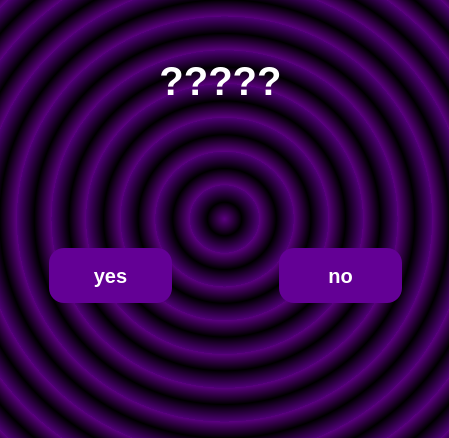
<?xml version="1.0" encoding="UTF-8"?>
<ui version="4.0">
 <class>MainWindow</class>
 <widget class="QMainWindow" name="MainWindow">
  <property name="geometry">
   <rect>
    <x>0</x>
    <y>0</y>
    <width>449</width>
    <height>438</height>
   </rect>
  </property>
  <property name="windowTitle">
   <string>MainWindow</string>
  </property>
  <widget class="QWidget" name="centralwidget">
   <property name="styleSheet">
    <string notr="true">QWidget#centralwidget{
	background-color: qradialgradient(spread:repeat, cx:0.5, cy:0.5, radius:0.077, fx:0.5, fy:0.5, stop:0 rgba(91, 0, 128, 255), stop:0.497326 rgba(0, 0, 0, 255), stop:1 rgba(78, 0, 117, 255));
}

QLabel{
	font-size: 40px;
	color: #fff;
	font-weight: bold;
}

QPushButton{
	font-size: 20px;
	font-weight: bold;
	color: white;
	min-height: 55px;
	border-radius: 15px;
	background-color: rgb(99, 0, 149);
}</string>
   </property>
   <widget class="QLabel" name="pergunta">
    <property name="geometry">
     <rect>
      <x>10</x>
      <y>50</y>
      <width>421</width>
      <height>61</height>
     </rect>
    </property>
    <property name="text">
     <string>?????</string>
    </property>
    <property name="alignment">
     <set>Qt::AlignCenter</set>
    </property>
   </widget>
   <widget class="QFrame" name="frame_yes">
    <property name="geometry">
     <rect>
      <x>40</x>
      <y>220</y>
      <width>141</width>
      <height>111</height>
     </rect>
    </property>
    <property name="frameShape">
     <enum>QFrame::NoFrame</enum>
    </property>
    <property name="frameShadow">
     <enum>QFrame::Raised</enum>
    </property>
    <layout class="QHBoxLayout" name="horizontalLayout">
     <item>
      <widget class="QPushButton" name="button_yes">
       <property name="text">
        <string>yes</string>
       </property>
      </widget>
     </item>
    </layout>
   </widget>
   <widget class="QFrame" name="frame_no">
    <property name="geometry">
     <rect>
      <x>270</x>
      <y>220</y>
      <width>141</width>
      <height>111</height>
     </rect>
    </property>
    <property name="frameShape">
     <enum>QFrame::NoFrame</enum>
    </property>
    <property name="frameShadow">
     <enum>QFrame::Raised</enum>
    </property>
    <layout class="QHBoxLayout" name="horizontalLayout_2">
     <item>
      <widget class="QPushButton" name="button_no">
       <property name="text">
        <string>no</string>
       </property>
      </widget>
     </item>
    </layout>
   </widget>
   <widget class="QLabel" name="coracao">
    <property name="geometry">
     <rect>
      <x>90</x>
      <y>140</y>
      <width>251</width>
      <height>231</height>
     </rect>
    </property>
    <property name="text">
     <string/>
    </property>
    <property name="pixmap">
     <pixmap resource="resource.qrc">:/images/coracao.png</pixmap>
    </property>
    <property name="scaledContents">
     <bool>true</bool>
    </property>
   </widget>
  </widget>
 </widget>
 <resources>
  <include location="resource.qrc"/>
 </resources>
 <connections/>
</ui>
